Frame 1 (no input): blank canvas, image omitted
Frame 60 (the mouse pressed at the canvas centre just before this capture): blank canvas, image omitted
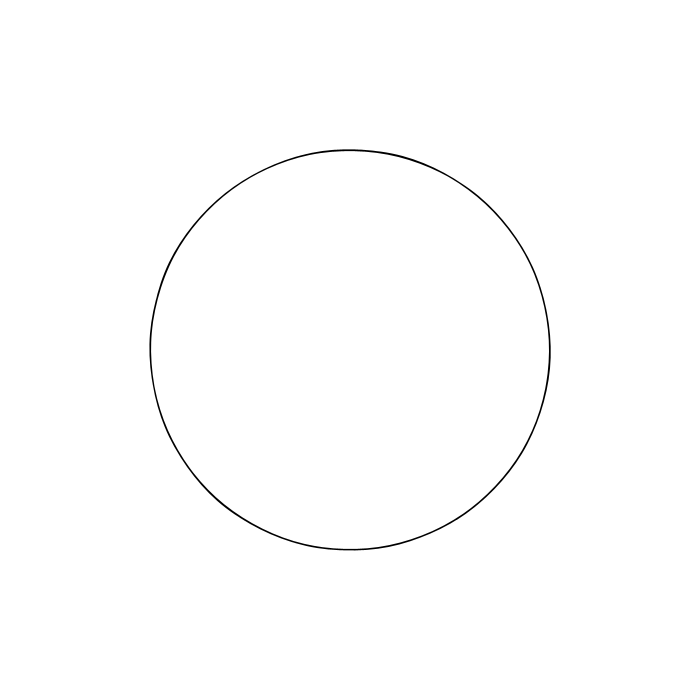
Frame 120 (the mouse held since frame 60 and released just before this capture)

The Processing sketch whose frames 1 and 60 were blank and that drew this single picture after the mouse press (run headless with seeded random() and noise(); from frame 60 on, the mouse is pressed at the canvas centre):

// Processing sketch: oscillate6
// ── oscillate6.pde
float[] y = new float[100];
float[] x = new float[100];

void setup() {
  size(700,700);
  noFill();
  stroke(0);
}

void draw() {
  background(255);
  float osc = frameCount * 0.05;
  float mx = map(mouseX, 0, width, 0.0, 0.3);
  float my = map(mouseY, 0, height, 0.0, 0.3);

  beginShape();
  for (int i = 0; i < y.length; i++) {
    curveVertex(x[i], y[i]);
    y[i] = height/2 + sin((osc + i*3) * mx) * 200;
    x[i] = width/2 + cos((osc + i*3) * my) * 200;
  }
  endShape();
}
